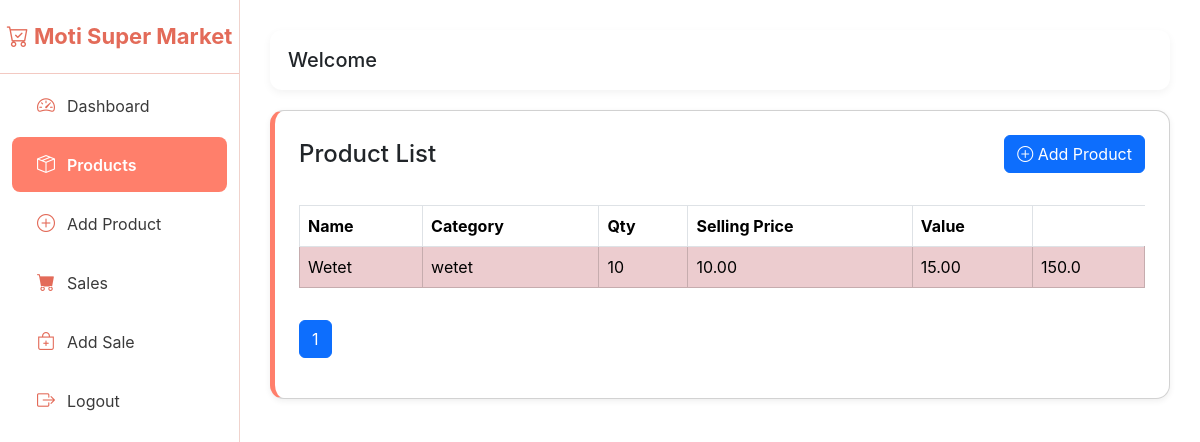
The app's page /myapp/products/ (signed in), older data.
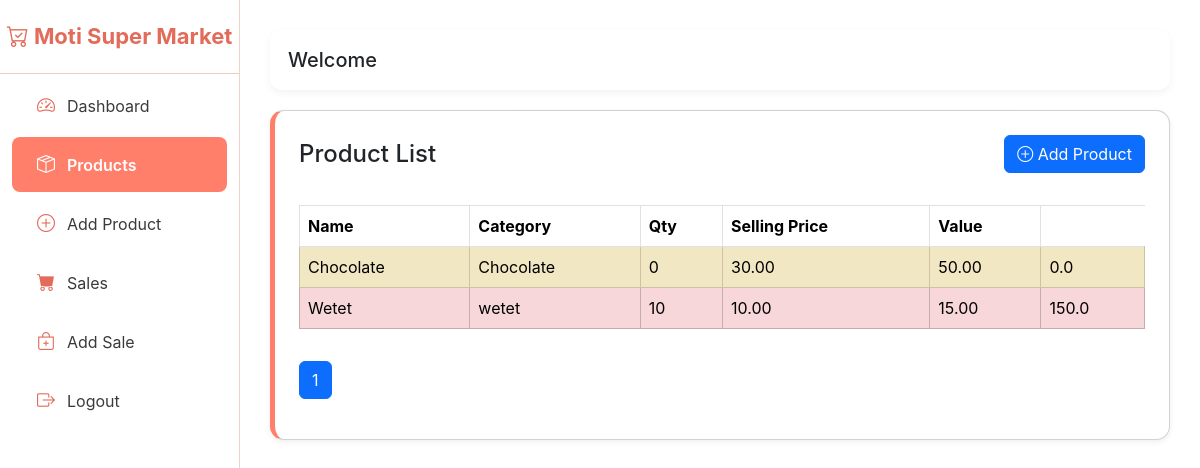
The same page, newer data.
### myapp/models.py (models this page shows, shortened)
class Product(models.Model):
    name = models.CharField(max_length=200)
    category = models.CharField(max_length=100, blank=True)
    barcode = models.CharField(max_length=100, blank=True, null=True)
    buying_price = models.DecimalField(max_digits=10, decimal_places=2)
    selling_price = models.DecimalField(max_digits=10, decimal_places=2)
    quantity = models.IntegerField(default=0)  # current stock
    expiry_date = models.DateField(null=True, blank=True)
    created_at = models.DateTimeField(auto_now_add=True)
    def is_expired(self):
        if self.expiry_date:
            return self.expiry_date < date.today()
        return False

### myapp/views.py (the view)
# urls.py: path('products/', views.product_list, name='products'),
@login_required
def product_list(request):
    products = Product.objects.all().order_by('name')
    paginator = Paginator(products, 10)  # 10 products per page
    page_number = request.GET.get("page")
    page_obj = paginator.get_page(page_number)
    return render(request, 'products.html', {'page_obj': page_obj})

### myapp/templatetags/mul.py (called while the page is built)
@register.filter
def mul(value, arg):
    try:
        return float(value) * float(arg)
    except:
        return 0

### template/products.html (shortened to what this page needs)
{% extends 'base.html' %}
{% block content %}
{% load mul %}
<div class="card card-simple p-4">
    <div class="d-flex justify-content-between align-items-center mb-3">
        <h4 class="m-0">Product List</h4>
        <a href="{% url 'add_product' %}" class="btn btn-primary">
            <i class="bi bi-plus-circle"></i> Add Product
        </a>
    </div>
    <table class="table table-striped table-bordered mt-3">
        <thead>
            <tr>
                <th>Name</th>
                <th>Category</th>
                <th>Qty</th>
                <th>Selling Price</th>
                <th>Value</th>
            </tr>
        </thead>
        <tbody>
            {% for p in page_obj %}
            <tr class="{% if p.is_expired %}table-danger{% elif p.quantity < 5 %}table-warning{% endif %}">
                <td>{{ p.name }}</td>
                <td>{{ p.category }}</td>
                <td>{{ p.quantity }}</td>
                <td>{{ p.buying_price }}</td>
                <td>{{ p.selling_price }}</td>
                <td>{{ p.quantity|mul:p.selling_price }}</td>
            </tr>
            {% endfor %}
        </tbody>
    </table>
    <nav>
        <ul class="pagination mt-3">
            {% for num in page_obj.paginator.page_range %}
                <li class="page-item {% if page_obj.number == num %}active{% endif %}">
                    <a class="page-link" href="?page={{ num }}">{{ num }}</a>
                </li>
            {% endfor %}
        </ul>
    </nav>
</div>
{% endblock %}

### template/base.html (shortened to what this page needs)
<!DOCTYPE html>
<html lang="en">
<head>
    <link href="https://cdn.jsdelivr.net/npm/bootstrap@5.3.3/dist/css/bootstrap.min.css" rel="stylesheet">
    <link href="https://cdn.jsdelivr.net/npm/bootstrap-icons@1.10.5/font/bootstrap-icons.css" rel="stylesheet">
</head>
<body>
    <div class="sidebar">
        <div class="brand">
            <i class="bi bi-cart-check"></i> Moti Super Market
        </div>
        <a href="/" class="{% if request.path == '/dashboard/' %}active{% endif %}">
            <i class="bi bi-speedometer2"></i> Dashboard
        </a>
        <a href="{% url 'products' %}" class="{% if request.resolver_match.url_name == 'products' %}active{% endif %}">
    <i class="bi bi-box-seam"></i> Products</a>
        <a href="{% url 'add_product' %}" class="{% if request.path == '/add-product/' %}active{% endif %}">
            <i class="bi bi-plus-circle"></i> Add Product
        </a>
        <a href="/sales/" class="{% if request.path == '/sales/' %}active{% endif %}">
            <i class="bi bi-cart-fill"></i> Sales
        </a>
        <a href="/add-sale/" class="{% if request.path == '/add-sale/' %}active{% endif %}">
            <i class="bi bi-bag-plus"></i> Add Sale
        </a>
        <a href="/accounts/logout/">
            <i class="bi bi-box-arrow-right"></i> Logout
        </a>
    </div>
    <div class="main-content">
        <div class="top-bar">
            <h5 class="m-0">Welcome {{get_ful_name}}</h5>
        </div>
        <div>
            {% block content %}
            {% endblock %}
        </div>
    </div>
</body>
</html>

### template/base.html (style rules this page uses)
:root { --coral: #ff7f6b; --coral-dark: #e36b59; --coral-light: #ff9e8c; --sidebar-bg: white; --sidebar-text: #3a3a3a; --sidebar-hover: #ffe5e0; --accent: #ff7f6b; }
body { font-family: 'Inter', sans-serif; }
.sidebar { width: 240px; height: 100vh; background: var(--sidebar-bg); border-right: 1px solid #f0d3cd; padding-top: 20px; position: fixed; }
.sidebar .brand { font-size: 22px; font-weight: 700; color: var(--coral-dark); text-align: center; padding-bottom: 20px; border-bottom: 1px solid #f3c9c2; }
.sidebar a { color: var(--sidebar-text); padding: 14px 25px; display: flex; align-items: center; gap: 12px; font-size: 16px; text-decoration: none; transition: 0.25s; border-radius: 8px; margin: 4px 12px; }
.sidebar a i { font-size: 18px; color: var(--coral-dark); }
.sidebar a.active { background: var(--coral); color: white; font-weight: 600; }
.sidebar a.active i { color: white; }
.main-content { margin-left: 240px; padding: 30px; }
.top-bar { background: white; padding: 18px; border-radius: 12px; box-shadow: 0 3px 8px rgba(0,0,0,0.05); margin-bottom: 20px; }
.card-simple { border-radius: 14px; background: white; padding: 20px; box-shadow: 0 2px 6px rgba(0,0,0,0.07); border-left: 5px solid var(--coral); }

Row changes from the older to the newer data that the page shows:
added Product: name "Chocolate", category "Chocolate", quantity "0", buying_price "30.00", selling_price "50.00", quantity|mul "0.0", expiry_date "2025-11-29" (drawn)
